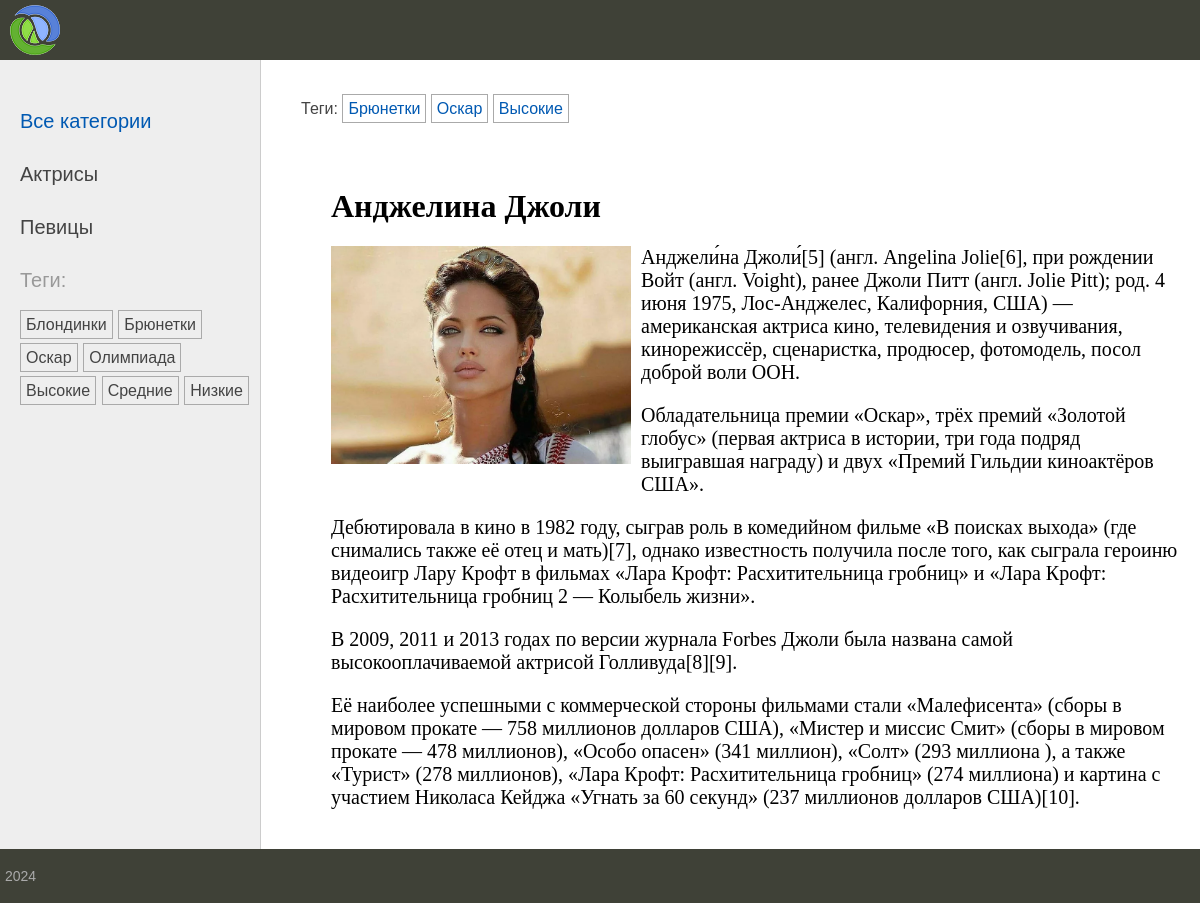
The app's page /post/andzhelina-dzholi/ with its own data.
### women/models.py (models this page shows, shortened)
class Category(models.Model):
    name = models.CharField(max_length=100, db_index=True, verbose_name="Категория")
    slug = models.SlugField(max_length=255, unique=True, db_index=True)
    def get_absolute_url(self):
        return reverse('category', kwargs={'cat_slug': self.slug})

class TagPost(models.Model):
    tag = models.CharField(max_length=100, db_index=True)
    slug = models.SlugField(max_length=255, unique=True, db_index=True)
    def get_absolute_url(self):
        return reverse('tag', kwargs={'tag_slug': self.slug})

class Women(models.Model):
    class Status(models.IntegerChoices):
        DRAFT = 0, 'Черновик'
        PUBLISHED = 1, 'Опубликовано'
    title = models.CharField(max_length=255, verbose_name='Заголовок')
    slug = models.SlugField(max_length=255, db_index=True, unique=True)
    content = models.TextField(blank=True, verbose_name='Текст статьи')
    photo = models.ImageField(upload_to="photos/%Y/%m/%d/", verbose_name='Фото')
    time_create = models.DateTimeField(auto_now_add=True, verbose_name='Время создания')
    time_update = models.DateTimeField(auto_now=True, verbose_name='Время обновления')
    is_published = models.BooleanField(choices=tuple(map(lambda x: (bool(x[0]), x[1]), Status.choices)),
                                       default=Status.DRAFT, verbose_name="Статус")
    cat = models.ForeignKey('Category', on_delete=models.PROTECT, related_name='posts', verbose_name='Рубрика')
    tags = models.ManyToManyField('TagPost', blank=True, related_name='tags', verbose_name='Метки')
    objects = models.Manager()
    published = PublishedModel()
    husband = models.OneToOneField('Husband', on_delete=models.SET_NULL, null=True, blank=True, related_name='wuman', verbose_name='Муж')
    class Meta:
        ordering = ['time_create']
        indexes = [
            models.Index(fields=['-time_create']),
        ]

### women/views.py (the view)
# urls.py: path('post/<slug:post_slug>/', ShowPost.as_view(), name='post'),
class ShowPost(DetailView):
    model = Women
    template_name = 'women/post.html'
    slug_url_kwarg = 'post_slug'

### women/templatetags/women_tags.py (called while the page is built)
@register.inclusion_tag('women/list_categories.html')
def show_categories(cat_selected_id=0):
    cats = Category.objects.all()
    return {'cats': cats, 'cat_selected': cat_selected_id}

@register.inclusion_tag('women/list_tags.html')
def show_all_tags():
    return {"tags": TagPost.objects.all()}

### women/templates/women/post.html
{% extends 'base.html' %}
{% block breadcrumbs %}
{% with women.tags.all as tags %}
{% if tags %}
<ul class="tags-list">
    <li>Теги:</li>
    {% for t in tags %}
    <li><a href="{{t.get_absolute_url}}">{{t.tag}}</a></li>
    {% endfor %}
</ul>
{% endif %}
{% endwith %}
{% endblock %}
{% block content %}
<h1>{{women.title}}</h1>
{% if women.photo %}
<p ><img class="img-article-left" src="{{women.photo.url}}"></p>
{% endif %}
{{women.content|linebreaks}}
{% endblock %}

### templates/base.html (shortened to what this page needs)
{% load static %}
{% load women_tags %}
<!DOCTYPE html>
<html>
<head>
	<link type="text/css" href="{% static 'women/css/styles.css' %}" rel="stylesheet" />
</head>
<body>
<table class="table-page" border=0 cellpadding="0" cellspacing="0">
<tr><td valign=top>
{% block mainmenu %}
		<div class="header">
			<ul id="mainmenu" class="mainmenu">
			<li class="logo"><a href="{% url 'home' %}"><div class="logo"></div></a></li>
			</ul>
		</div>
{% endblock mainmenu %}
<table class="table-content" border=0 cellpadding="0" cellspacing="0">
<tr>
	<td valign="top" class="left-chapters">
	<ul id="leftchapters">
		{% if cat_selected == 0 or cat_selected is None %}
		<li class="selected">Все категории</li>
		{% else %}
		<li><a href="{% url 'home' %}">Все категории</a></li>
		{% endif %}
		{% show_categories cat_selected %}
		<li>{% show_all_tags %}</li>
	</ul>
</td>
<td valign="top" class="content">
	{% block breadcrumbs %}
	{% endblock %}
	<div class="content-text">
{% block content %}
{% endblock %}
	</div>
</td></tr></table>
</td></tr>
<tr><td valign=top>
	<div id="footer">
		<p>2024</p>
	</div>
</td></tr></table>
</body>
</html>

### women/templates/women/list_categories.html
{% for cat in cats %}
{% if cat.id == cat_selected %}
<li class="selected">{{cat.name}}</li>
{% else %}
<li><a href="{{ cat.get_absolute_url }}">{{cat.name}}</a></li>
{% endif %}
{% endfor %}

### women/templates/women/list_tags.html
{% if tags %}
    Теги:</p>
    <ul class="tags-list">
        {% for t in tags %}
        <li><a href="{{t.get_absolute_url}}">{{t.tag}}</a></li>
        {% endfor %}
    </ul>
{% endif %}

### records on screen
Category: name "Актрисы"
Category: name "Певицы"
TagPost: tag "Блондинки"
TagPost: tag "Брюнетки"
TagPost: tag "Оскар"
TagPost: tag "Олимпиада"
TagPost: tag "Высокие"
TagPost: tag "Средние"
TagPost: tag "Низкие"
Women: title "Анджелина Джоли", photo (picture), content "Анджели́на Джоли́[5] (англ. Angelina Jolie[6], при рождении Войт (англ. Voight), ранее Джоли Питт (англ. Jolie Pitt); род. 4 июня 1975, Лос-Анджелес, Калифорния, США) — американская актриса кино, телевидения и озвучивания, кинорежиссёр, сценаристка, продюсер, фотомодель, посол доброй воли ООН. Обладательница премии «Оскар», трёх премий «Золотой глобус» (первая актриса в истории, три года подряд выигравшая награду) и двух «Премий Гильдии киноактёров США». Дебютировала в кино в 1982 году, сыграв роль в комедийном фильме «В поисках выхода» (где снимались также её отец и мать)[7], однако известность получила после того, как сыграла героиню видеоигр Лару Крофт в фильмах «Лара Крофт:…"
